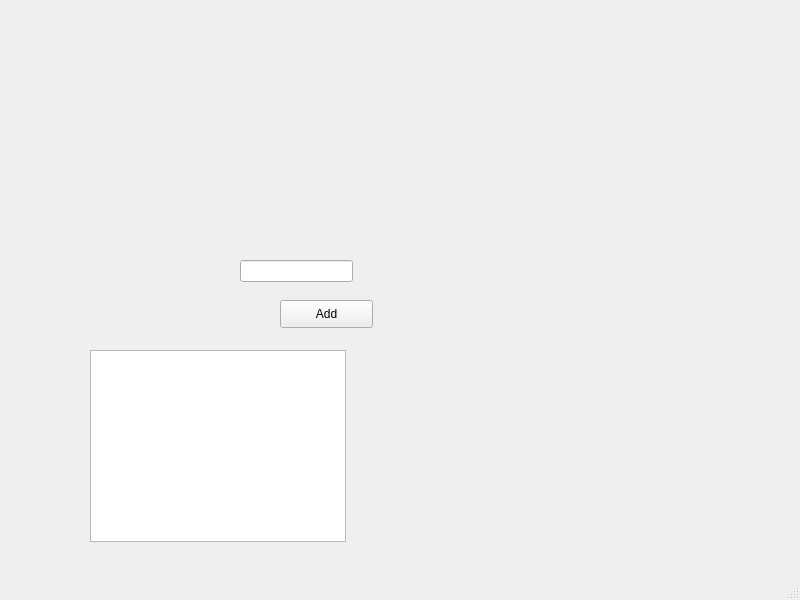
<?xml version="1.0" encoding="UTF-8"?>
<ui version="4.0">
 <class>Resultat_Menu</class>
 <widget class="QMainWindow" name="Resultat_Menu">
  <property name="geometry">
   <rect>
    <x>0</x>
    <y>0</y>
    <width>800</width>
    <height>600</height>
   </rect>
  </property>
  <property name="windowTitle">
   <string>MainWindow</string>
  </property>
  <widget class="QWidget" name="centralwidget">
   <widget class="QPushButton" name="menuButton">
    <property name="geometry">
     <rect>
      <x>180</x>
      <y>180</y>
      <width>75</width>
      <height>23</height>
     </rect>
    </property>
    <property name="styleSheet">
     <string notr="true">QPushButton#menuButton:hover{background-color: rgba(0,0,0,0.5);}
QPushButton#menuButton{background-color:rgba(0,0,0,0); border-radius:15px;}</string>
    </property>
    <property name="text">
     <string/>
    </property>
   </widget>
   <widget class="QPushButton" name="nextButton">
    <property name="geometry">
     <rect>
      <x>180</x>
      <y>130</y>
      <width>75</width>
      <height>23</height>
     </rect>
    </property>
    <property name="styleSheet">
     <string notr="true">QPushButton#nextButton:hover{background-color: rgba(0,0,0,0.5);}
QPushButton#nextButton{background-color:rgba(0,0,0,0); border-radius:15px;}</string>
    </property>
    <property name="text">
     <string/>
    </property>
   </widget>
   <widget class="QPushButton" name="restartButton">
    <property name="geometry">
     <rect>
      <x>180</x>
      <y>80</y>
      <width>75</width>
      <height>23</height>
     </rect>
    </property>
    <property name="autoFillBackground">
     <bool>false</bool>
    </property>
    <property name="styleSheet">
     <string notr="true">QPushButton#restartButton:hover{background-color: rgba(0,0,0,0.5);}
QPushButton#restartButton{background-color:rgba(0,0,0,0); border-radius:15px;}</string>
    </property>
    <property name="text">
     <string/>
    </property>
    <property name="iconSize">
     <size>
      <width>1</width>
      <height>1</height>
     </size>
    </property>
   </widget>
   <widget class="QPushButton" name="pushButton">
    <property name="geometry">
     <rect>
      <x>280</x>
      <y>300</y>
      <width>93</width>
      <height>28</height>
     </rect>
    </property>
    <property name="text">
     <string>Add</string>
    </property>
   </widget>
   <widget class="QListWidget" name="listWidgetHallOfFame">
    <property name="geometry">
     <rect>
      <x>90</x>
      <y>350</y>
      <width>256</width>
      <height>192</height>
     </rect>
    </property>
   </widget>
   <widget class="QLineEdit" name="lineEdit">
    <property name="geometry">
     <rect>
      <x>240</x>
      <y>260</y>
      <width>113</width>
      <height>22</height>
     </rect>
    </property>
   </widget>
  </widget>
  <widget class="QMenuBar" name="menubar">
   <property name="geometry">
    <rect>
     <x>0</x>
     <y>0</y>
     <width>800</width>
     <height>26</height>
    </rect>
   </property>
  </widget>
  <widget class="QStatusBar" name="statusbar"/>
 </widget>
 <resources/>
 <connections/>
</ui>
